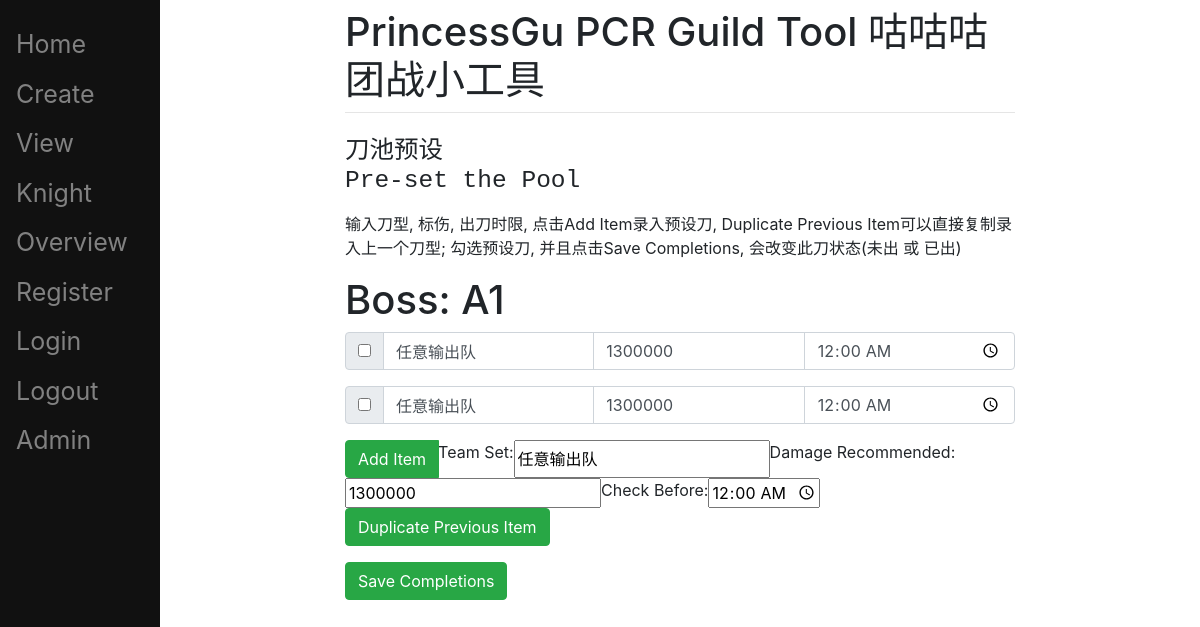
The page /1 (signed in) on the database its author committed.
### main/models.py (models this page shows, shortened)
class ToDoList(models.Model):
    user = models.ForeignKey(User, on_delete=models.CASCADE, related_name="todolist", null=True)
    name = models.CharField(max_length=200)
    required_dmg = models.IntegerField()
    hp = models.IntegerField()
    hp_current = models.IntegerField()

class Item(models.Model):
    todolist = models.ForeignKey(ToDoList, on_delete=models.CASCADE)
    text = models.CharField(max_length=200)
    owner = models.CharField(max_length=200)
    dmg = models.IntegerField()
    time = models.CharField(max_length=200)
    actualDmg = models.IntegerField()
    complete = models.BooleanField()

### main/views.py (the view, shortened to what this page needs)
# urls.py: path("<int:list_id>", views.index, name="index"),
def index(response, list_id):# this def accept addition attribute " an int", came from urls.py
    var_list = ToDoList.objects.get(id=list_id)
    if var_list in response.user.todolist.all():
        return render(response, "main/list.html", {"var_list":var_list})
    return render(response, "main/home.html", {})

### main/templates/main/list.html (shortened to what this page needs)
{% extends "main/base.html" %}
{% block content %}
<h3>
<pre>
刀池预设
Pre-set the Pool
</pre>
</h3>
<p>
输入刀型, 标伤, 出刀时限, 点击Add Item录入预设刀, Duplicate Previous Item可以直接复制录入上一个刀型;
勾选预设刀, 并且点击Save Completions, 会改变此刀状态(未出 或 已出)
</p>
<h1>Boss: {{var_list.name}}</h1>
<form method="POST" action="#">
    {% for item in var_list.item_set.all %}
        <div class="input-group mb-3">
            <div class="input-group-prepend">
                <div class="input-group-text">
                    {% if item.complete == True %}
                        <input type="checkbox", value="clicked", name="c{{item.id}}" checked>
                    {% else %}
                        <input type="checkbox", value="clicked", name="c{{item.id}}">
                    {% endif %}
                </div>
            </div>
            <input type="text", value="{{item.text}}", name="lastteam" class="form-control">
            <input type="text", value="{{item.dmg}}", name="lastdmg" class="form-control">
            <input type="time", value="{{item.time}}", name="lasttime" class="form-control">
        </div>
    {% endfor %}
    <div class="input-group mb-3">
        <div class="input-group-prepend">
            <button type="submit", name="newItem", value="newItem" class="btn btn-success">Add Item</button>
        </div>
            Team Set: <input type="text", name="preteam", value="任意输出队">
            Damage Recommended: <input type="text", name="predmg", value="{{var_list.required_dmg}}">
            Check Before: <input type="time", name="pretime", value=00:00>
            <button type="submit", name="duplicateItem", value="duplicateItem" class="btn btn-success">Duplicate Previous Item</button>
    </div>
    <button type="submit", name="save", value="save" class="btn btn-success">Save Completions</button>
</form>
{% endblock %}

### rows shown on the page
ToDoList: name "A1", predmg "1300000"
Item: lastteam "任意输出队", lastdmg "1300000", lasttime "00:00"
Item: lastteam "任意输出队", lastdmg "1300000", lasttime "00:00"
